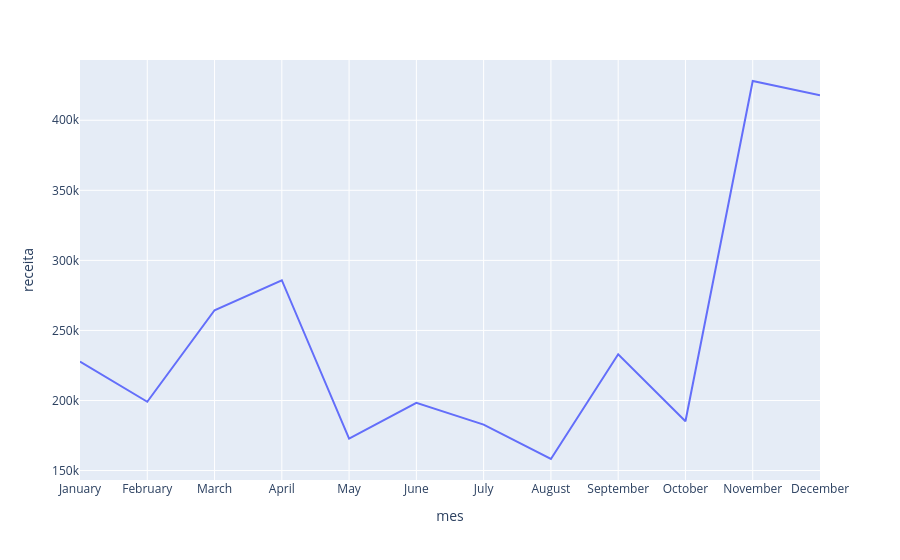

Source (notebook cell):
### Code cell
# Construa aqui o gráfico de linha interativo da receita mensal


px.line(data_frame=df_receita_gb_data.sort_values(by='numero_mes'),x='mes',y='receita')

### Figure 1 — Plotly figure (JSON) as saved in the notebook; plotly's stock layout.template omitted (floating-point values rounded to 4 significant figures)
{"data": [{"hovertemplate": "mes=%{x}<br>receita=%{y}<extra></extra>", "legendgroup": "", "line": {"color": "#636efa", "dash": "solid"}, "marker": {"symbol": "circle"}, "mode": "lines", "name": "", "orientation": "v", "showlegend": false, "type": "scatter", "x": ["January", "February", "March", "April", "May", "June", "July", "August", "September", "October", "November", "December"], "xaxis": "x", "y": [227800.0, 199100.0, 264400.0, 285800.0, 172800.0, 198400.0, 182800.0, 158200.0, 233000.0, 185200.0, 428000.0, 417800.0], "yaxis": "y"}], "layout": {"legend": {"tracegroupgap": 0}, "margin": {"t": 60}, "xaxis": {"anchor": "y", "domain": [0, 1], "title": {"text": "mes"}}, "yaxis": {"anchor": "x", "domain": [0, 1], "title": {"text": "receita"}}}}
